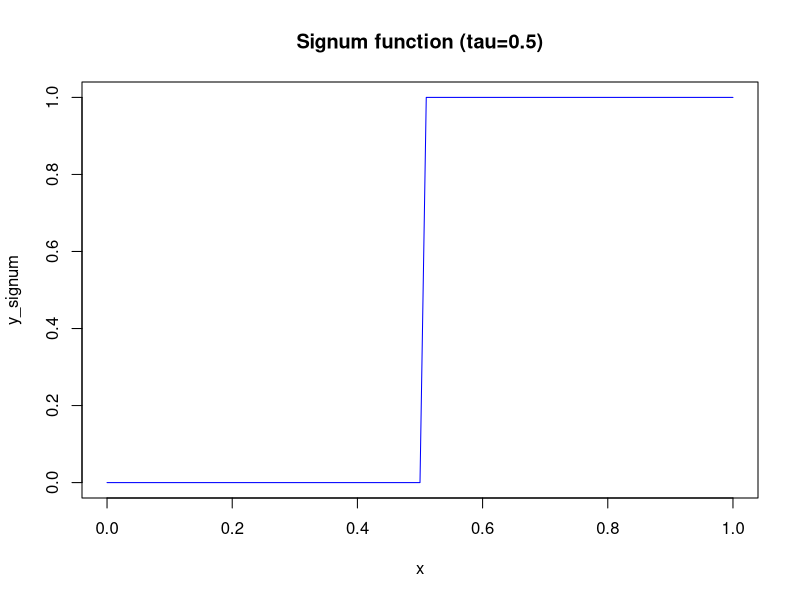
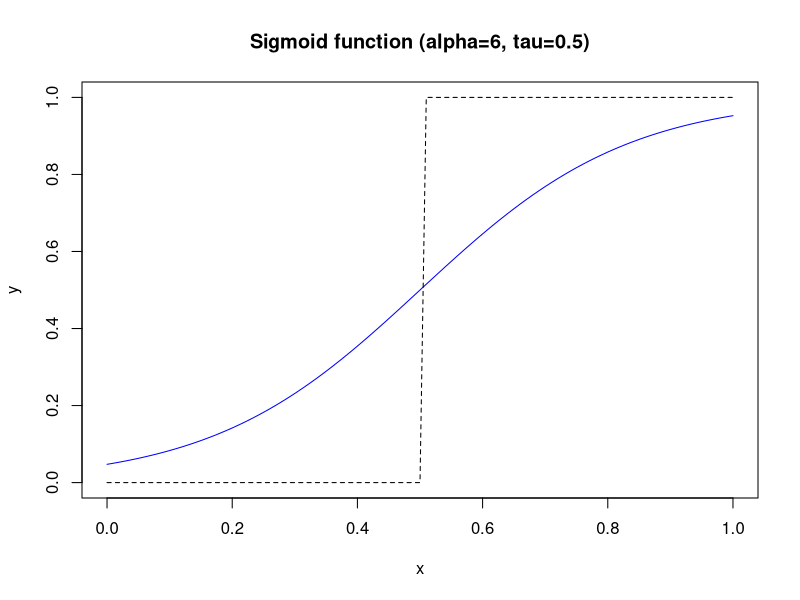
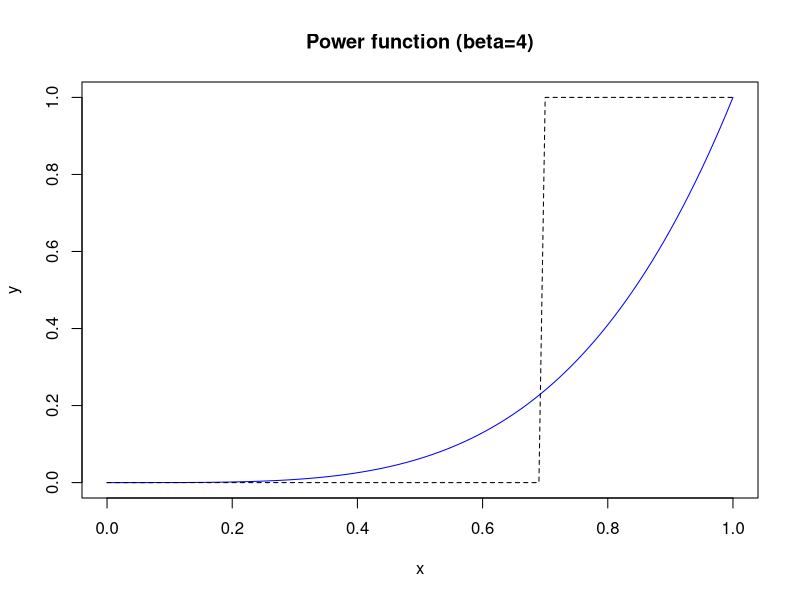
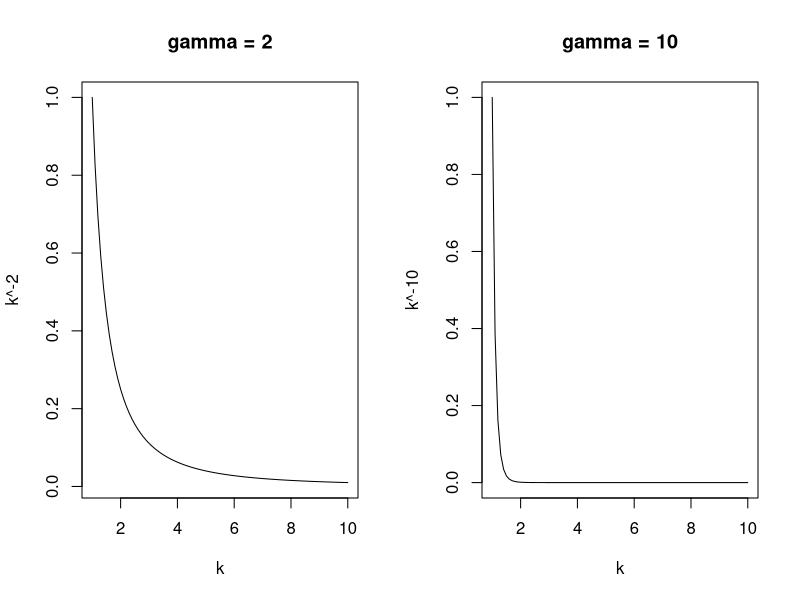

These charts were generated, in order, by the following R code:
## ---- chunk 1
x = seq(0, 1, by=0.01)
y_signum = sign(-0.5 + x)
y_signum[y_signum < 0] = 0
plot(x, y_signum, 'l', col='blue')
title("Signum function (tau=0.5)")
## ---- chunk 2
alpha = 6
tau   = 0.5
y = 1 / (1 + exp(-alpha*(x - tau)))

plot(x, y, 'l', col='blue', ylim=c(0, 1))
lines(x, y_signum, lty=2)
title("Sigmoid function (alpha=6, tau=0.5)")
## ---- chunk 3
x = seq(0, 1, by=0.01)
y = abs(x)**4

y_signum = sign(-0.7 + x)
y_signum[y_signum < 0] = 0

plot(x, y, 'l', col='blue')
lines(x, y_signum, lty=2)
title('Power function (beta=4)')
## ---- chunk 4
layout(t(1:2))

# gamma = 2
k = seq(1, 10, by=0.1)
plot(k, k^-2, type='l')
title('gamma = 2')

# gamma = 10
plot(k, k^-10, type='l')
title('gamma = 10')
